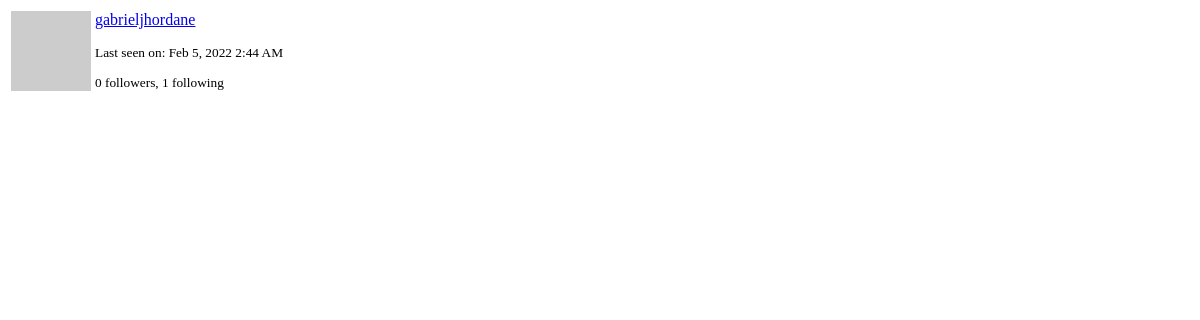
The page /user/gabrieljhordane/popup (signed in) on the database as committed earlier.
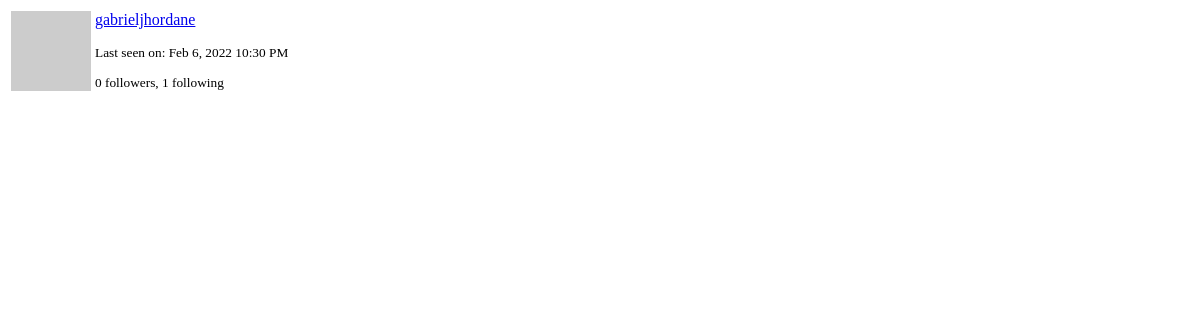
The same page on the database as committed later.
### app/models.py (models this page shows, shortened)
class User(UserMixin,db.Model):
    id = db.Column(db.Integer, primary_key=True)
    username = db.Column(db.String(64),index=True, unique=True)
    email = db.Column(db.String(120), index=True, unique=True)
    password_hash = db.Column(db.String(128))
    posts = db.relationship('Post', backref='author', lazy='dynamic')
    about = db.Column(db.String(140))
    last_seen = db.Column(db.DateTime, default=datetime.utcnow)
    followed = db.relationship(
        'User', secondary = followers,
        primaryjoin = (followers.c.follower_id == id),
        secondaryjoin = (followers.c.followed_id == id),
        backref = db.backref('followers', lazy='dynamic'),
        lazy='dynamic')
    def avatar (self, size):
        digest = md5(self.email.lower().encode('utf-8')).hexdigest()
        return 'https://www.gravatar.com/avatar/{}?d=identicon&s={}'.format(digest, size)

### app/main/routes.py (the view)
@bp.route('/user/<username>/popup')
@login_required
def user_popup(username):
    user = User.query.filter_by(username=username).first_or_404()
    form = EmptyForm()
    return render_template('user_popup.html', user=user, form=form)

### app/main/routes.py (called while the page is built)
@bp.before_app_request
def before_request():
    if current_user.is_authenticated:
        current_user.last_seen = datetime.utcnow()
        db.session.commit()
        g.search_form = SearchForm()
    g.locale = str(get_locale())

@bp.before_app_request
def before_request():
    if current_user.is_authenticated:
        current_user.last_seen = datetime.utcnow()
        db.session.commit()
        g.search_form = SearchForm()
    g.locale = str(get_locale())

### app/models.py (called while the page is built)
@login.user_loader
def loader_user(id):
    return User.query.get(int(id))

    @classmethod
    def before_commit(cls, session):
        session._changes = {
            'add': list(session.new),
            'update': list(session.dirty),
            'delete': list(session.deleted)
        }

### app/templates/user_popup.html (shortened to what this page needs)
<table class="table">
    <tr>
        <td width="64" style="border: 0px;"><img src="{{ user.avatar(64) }}"></td>
        <td style="border: 0px;">
            <p><a href="{{ url_for('main.user', username=user.username) }}">
                {{ user.username }}
            </a></p>
            <small>
                {% if user.last_seen %}
                <p>{{ _('Last seen on') }}: {{ moment(user.last_seen).format('lll') }}</p>
                {% endif %}
                <p>
                    {{ _('%(count)d followers', count=user.followers.count()) }},
                    {{ _('%(count)d following', count=user.followed.count()) }}
                </p>
            </small>
        </td>
    </tr>
</table>

Rows that differ between the two databases and show on the page:
changed User "gabrieljhordane": last_seen "Feb 5, 2022 2:44 AM" → "Feb 6, 2022 10:30 PM"
